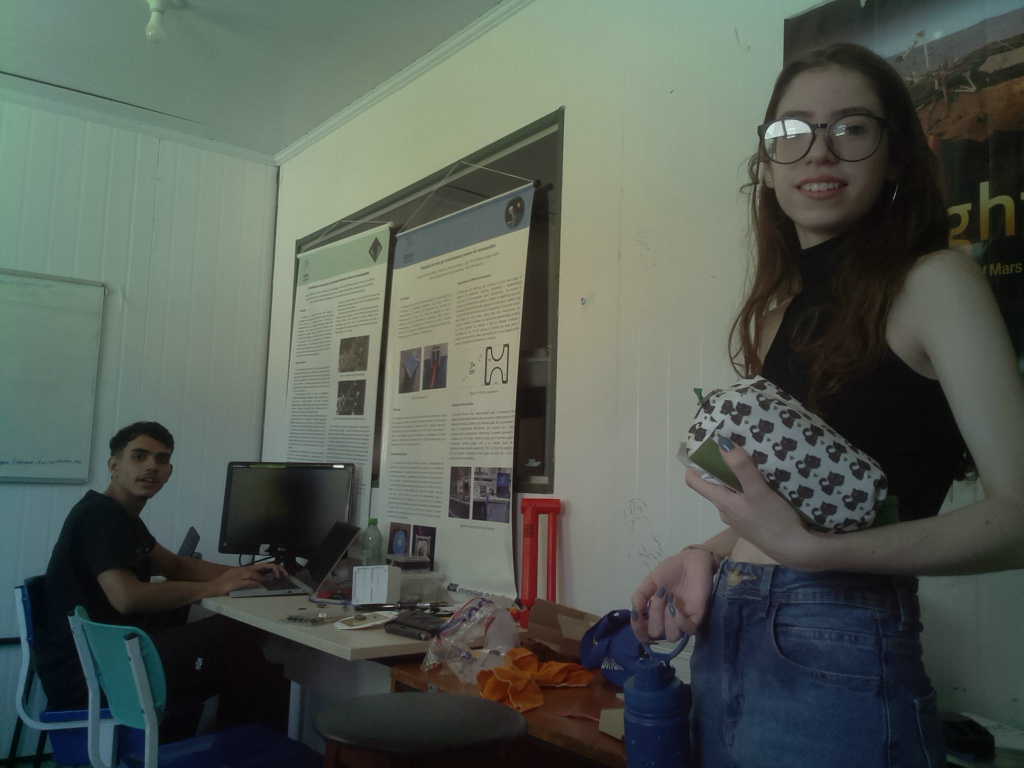
//> input picture traineesensoriamento/images/1024x768.jpg, 1024 x 768 px, given in place of the camera
$ ./main   (built with g++ and OpenCV 4)
//> lines starting //> are read from the running program, lines starting //| are printed output that depends on the picture; after the words box and inside, x2 and y2 are one past the last pixel; in counts of white or black regions, pixels touching at a corner belong together
#include <opencv2/opencv.hpp>
#include <cstdio>
#include <vector>
#include <sys/stat.h> // lib para verificar se a foto existe ou criar um novo (linux)
#include <unistd.h> // lib para apagar a foto após o tratamento de dados (linux)

using namespace cv;
using namespace std;

int main() {
    // inicializa a cam
    VideoCapture cap(0); // 0, ID da câmera padrão

    // debug cam
    if (!cap.isOpened()) {
        printf("Erro ao abrir a câmera\n");
        return -1;
    }

    // tirar foto
    Mat frame;
    cap >> frame;
//> frame is the input picture: 768 rows x 1024 cols, CV_8UC3; mean B, G, R 83.4, 91.7, 83.9

    // debug foto
    if (frame.empty()) {
        printf("Erro ao capturar a imagem\n");
        return -1;
    }

    // armazena a img
    const char* imagePath = "captured_image.jpg";
    imwrite(imagePath, frame);

    // img para escala de cinza
    Mat gray;
    cvtColor(frame, gray, COLOR_BGR2GRAY);
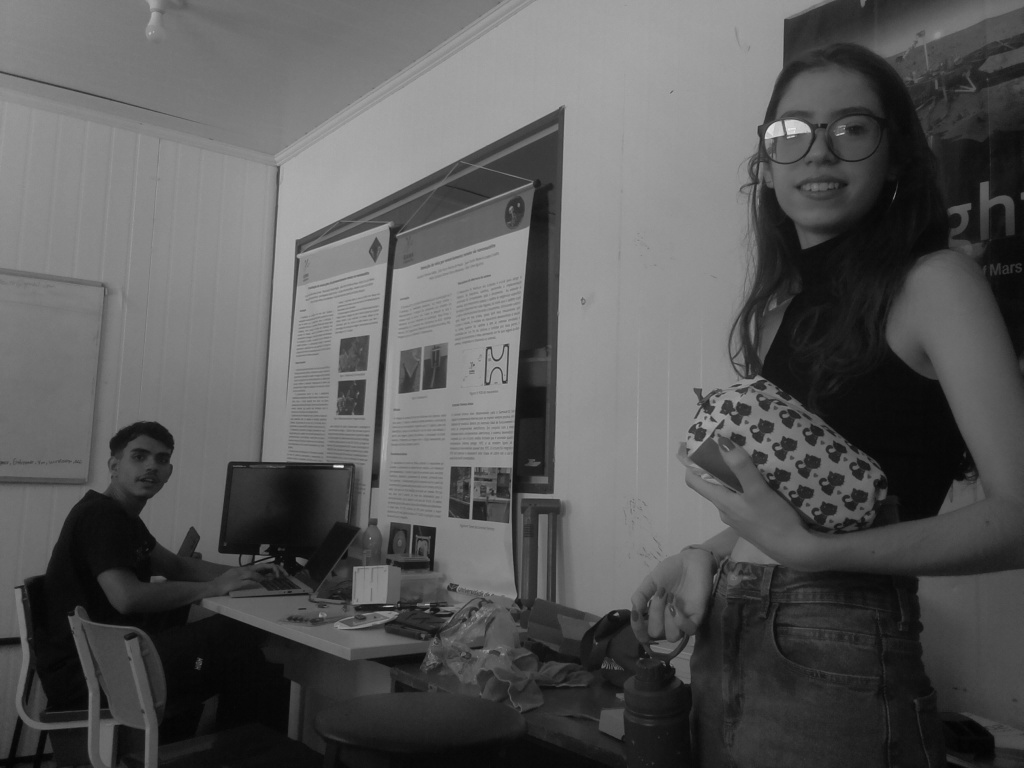
//> gray: 768 rows x 1024 cols, CV_8UC1; min 3, max 241, mean 88.4

    // Aplicar a operação de limiarização (binarização)
    Mat binaria;
    threshold(gray, binaria, 128, 255, THRESH_BINARY);
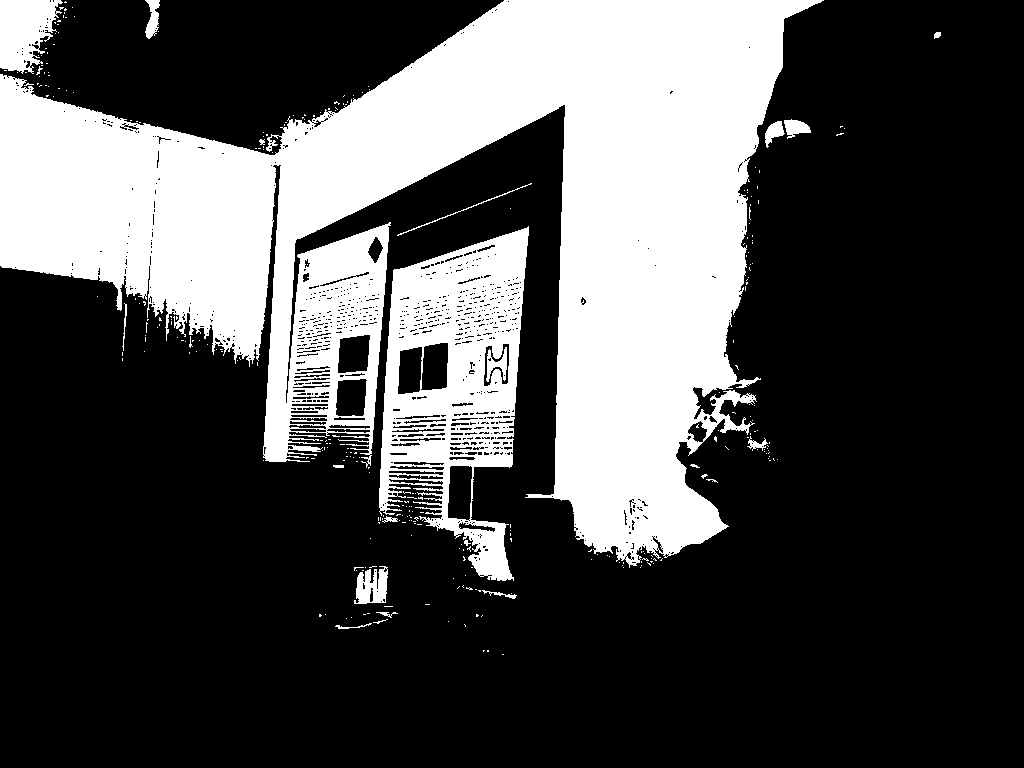
//> binaria: 768 rows x 1024 cols, CV_8UC1; 29.9% white; 306 white regions (284 under 20 px)

    // Encontrar os contornos
    vector<vector<Point>> contornos;
    findContours(binaria, contornos, RETR_EXTERNAL, CHAIN_APPROX_SIMPLE);
//> contornos = 303 contours, 288 with area under 20; largest, box (x1, y1, x2, y2) and area: (0, 0, 824, 568) 202714, (379, 226, 529, 581) 33786, (0, 0, 63, 74) 3126, (354, 566, 388, 604) 819, (145, 0, 160, 39) 306

    // Calcular a área total da imagem
    double areaTotal = binaria.total();
//> areaTotal = 786432

    // Calcular a área dos contornos
    double areaContornos = 0.0;
    for (size_t i = 0; i < contornos.size(); i++) {
        areaContornos += contourArea(contornos[i]);
    }
//> this loop made 303 passes
//> areaContornos on passes 5 to 7: 27.5, 27.5, 32.5
//> after the loop, areaContornos = 241792

    // Calcular a porcentagem de área urbana
    double porcentagemAreaUrbana = (areaContornos / areaTotal) * 100.0;
//> porcentagemAreaUrbana = 30.75

    // Exibir a porcentagem de área urbana no terminal
    printf("A área urbana na imagem é: %.2f%%\n", porcentagemAreaUrbana);
//| A área urbana na imagem é: 30.75%

    // Guardar os dados (por exemplo, em um arquivo de texto)
    FILE *file = fopen("area_urbana.txt", "a");
    if (file != NULL) {
        fprintf(file, "A área urbana na imagem é: %.2f%%\n", porcentagemAreaUrbana);
        fclose(file);
    } else {
        printf("Erro ao abrir o arquivo para escrita\n");
    }

    // Apagar a imagem
    if (remove(imagePath) != 0) {
        printf("Erro ao apagar a imagem\n");
    } else {
        printf("Imagem apagada com sucesso\n");
    }

    // Mostrar a imagem processada
    imshow("Img Processada", binaria);

    waitKey(0); // Esperar até que uma tecla seja pressionada

    destroyAllWindows(); // Fechar todas as janelas criadas com o imshow

    return 0;
}

$ run again, on traineesensoriamento/images/1280x1024.jpg
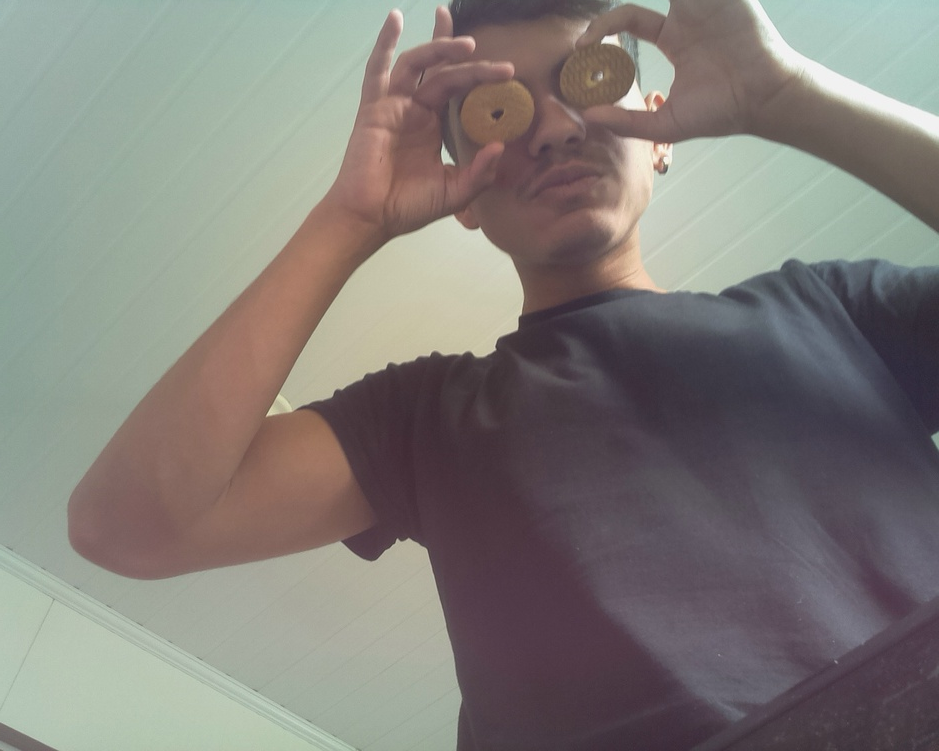
//> input picture traineesensoriamento/images/1280x1024.jpg, 939 x 751 px, shrunk from 1280 x 1024 before the run, given in place of the camera
//> frame is the input picture: 751 rows x 939 cols, CV_8UC3; mean B, G, R 121.4, 125.8, 129.7
//> `cvtColor(frame, gray, COLOR_BGR2GRAY);`:
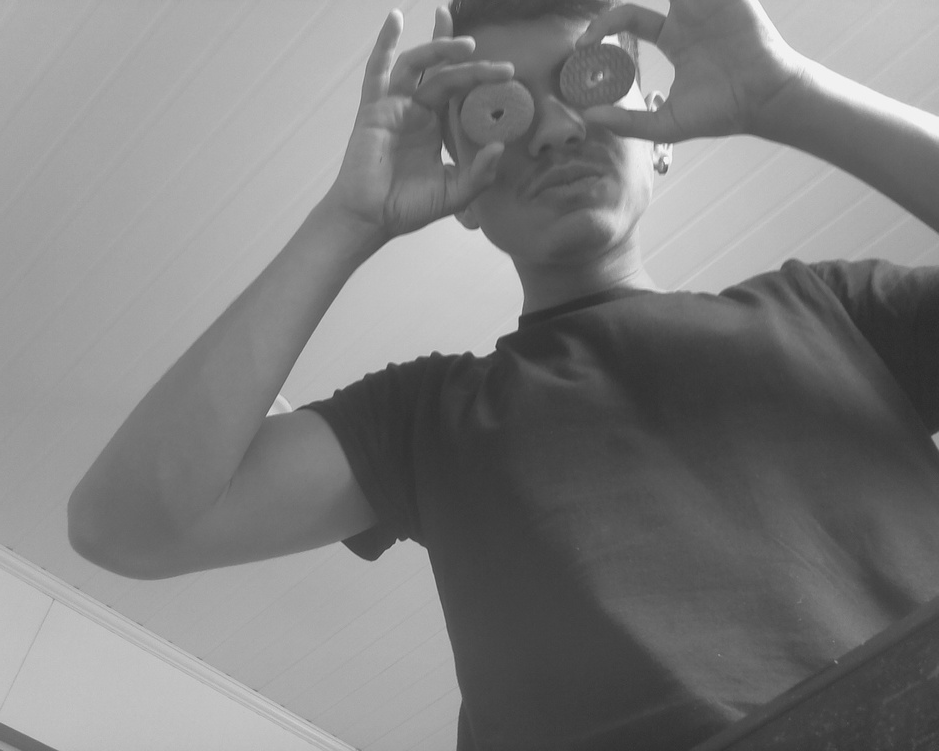
//> gray: 751 rows x 939 cols, CV_8UC1; min 41, max 250, mean 126.5
//> `threshold(gray, binaria, 128, 255, THRESH_BINARY);`:
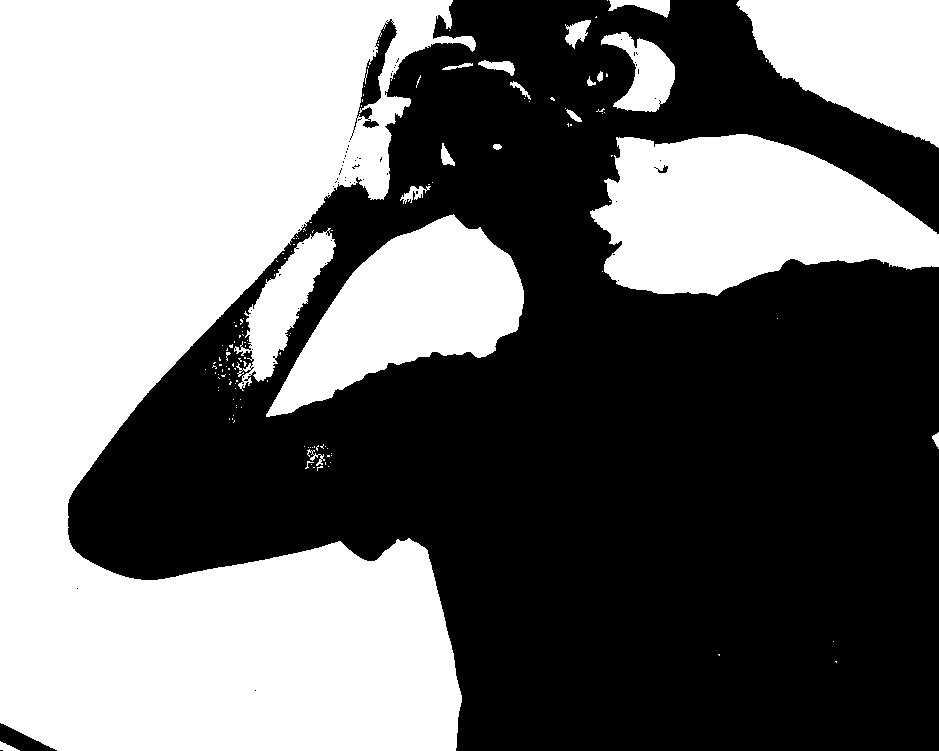
//> binaria: 751 rows x 939 cols, CV_8UC1; 45.5% white; 144 white regions (123 under 20 px)
//> contornos = 135 contours, 115 with area under 20; largest, box (x1, y1, x2, y2) and area: (0, 0, 476, 751) 225894, (590, 134, 939, 296) 37738, (266, 214, 524, 417) 25116, (736, 0, 939, 148) 19423, (234, 228, 336, 391) 5584
//> the loop `for (size_t i = 0; i < contornos.size(); i++)` made 135 passes
//> areaContornos on passes 1 to 8: 80, 80.5, 81, 81, 81, 81, 84, 84
//> after the loop `for (size_t i = 0; i < contornos.size(); i++)`: areaContornos = 318666.5
//> porcentagemAreaUrbana = 45.19
//| A área urbana na imagem é: 45.19%

$ run again, on traineesensoriamento/images/1920x1080.jpg
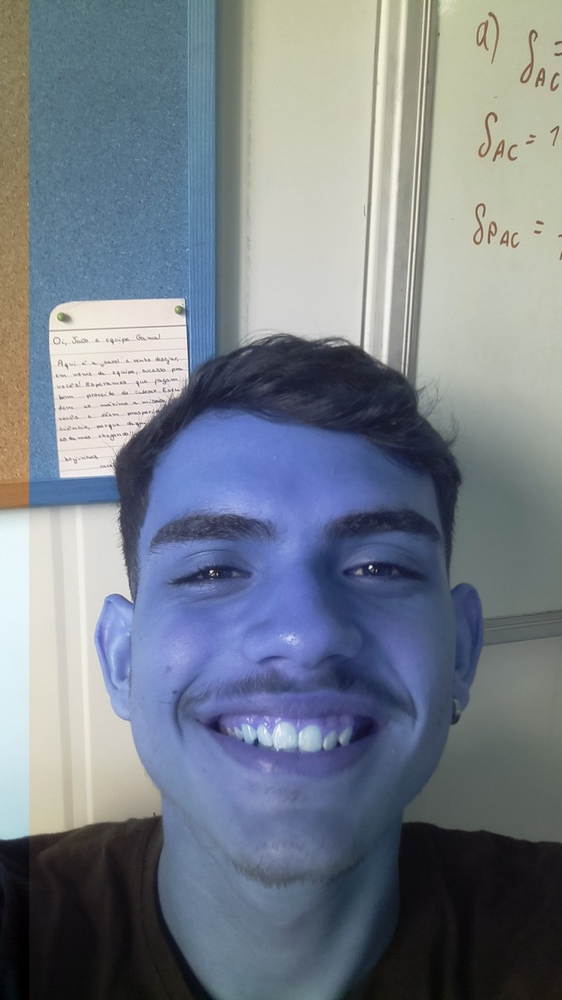
//> input picture traineesensoriamento/images/1920x1080.jpg, 562 x 1000 px, shrunk from 1080 x 1920 before the run, given in place of the camera
//> frame is the input picture: 1000 rows x 562 cols, CV_8UC3; mean B, G, R 137.2, 126.8, 118.8
//> `cvtColor(frame, gray, COLOR_BGR2GRAY);`:
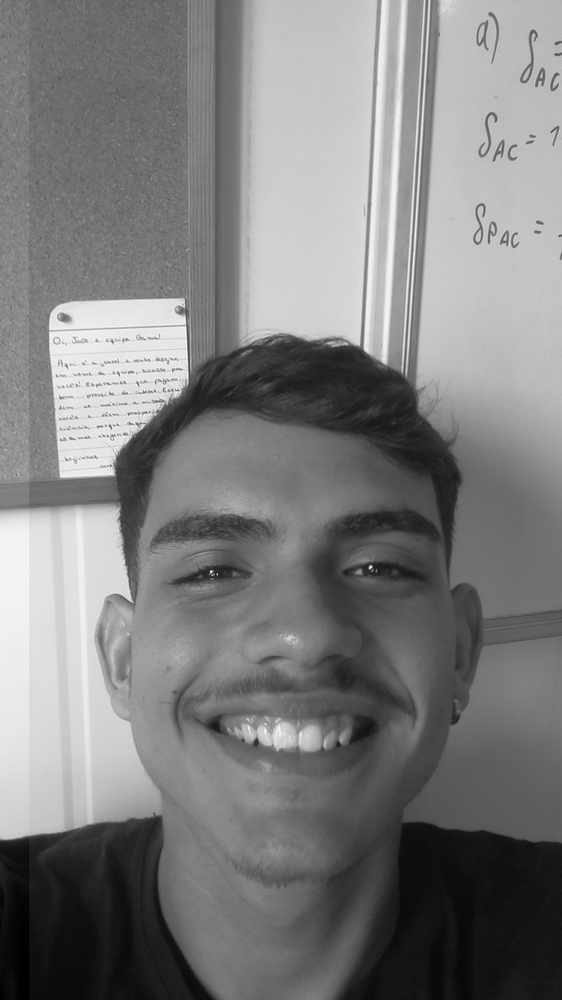
//> gray: 1000 rows x 562 cols, CV_8UC1; min 0, max 251, mean 125.6
//> `threshold(gray, binaria, 128, 255, THRESH_BINARY);`:
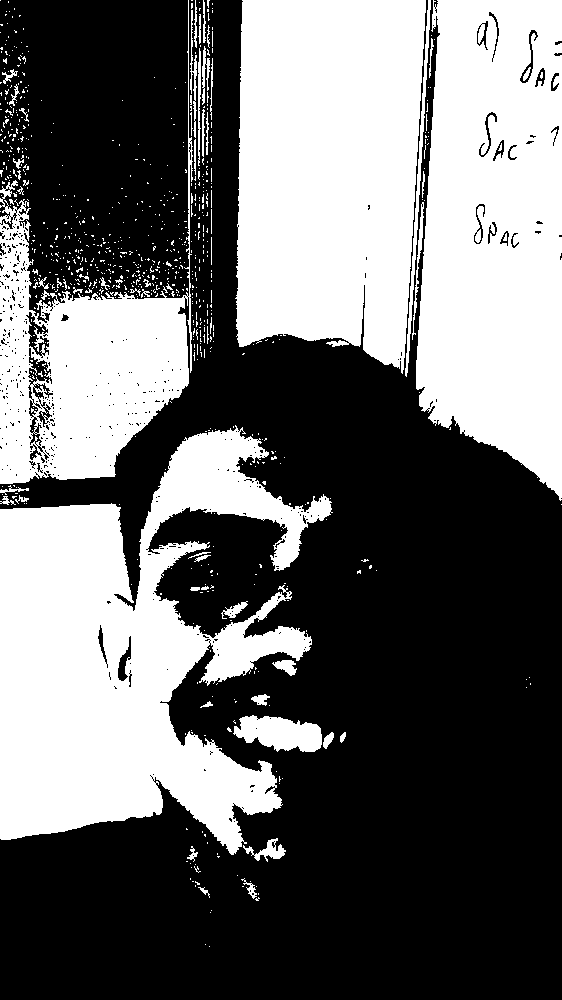
//> binaria: 1000 rows x 562 cols, CV_8UC1; 42% white; 825 white regions (764 under 20 px)
//> contornos = 802 contours, 764 with area under 20; largest, box (x1, y1, x2, y2) and area: (0, 425, 333, 855) 73465, (235, 0, 426, 374) 60524, (416, 0, 562, 501) 60266, (0, 0, 193, 484) 31772, (233, 715, 322, 752) 2161
//> the loop `for (size_t i = 0; i < contornos.size(); i++)` made 802 passes
//> areaContornos on passes 7 to 9: 24, 24, 24
//> after the loop `for (size_t i = 0; i < contornos.size(); i++)`: areaContornos = 231906.5
//> porcentagemAreaUrbana = 41.26
//| A área urbana na imagem é: 41.26%

$ run again, on traineesensoriamento/images/1280x720fav.jpg
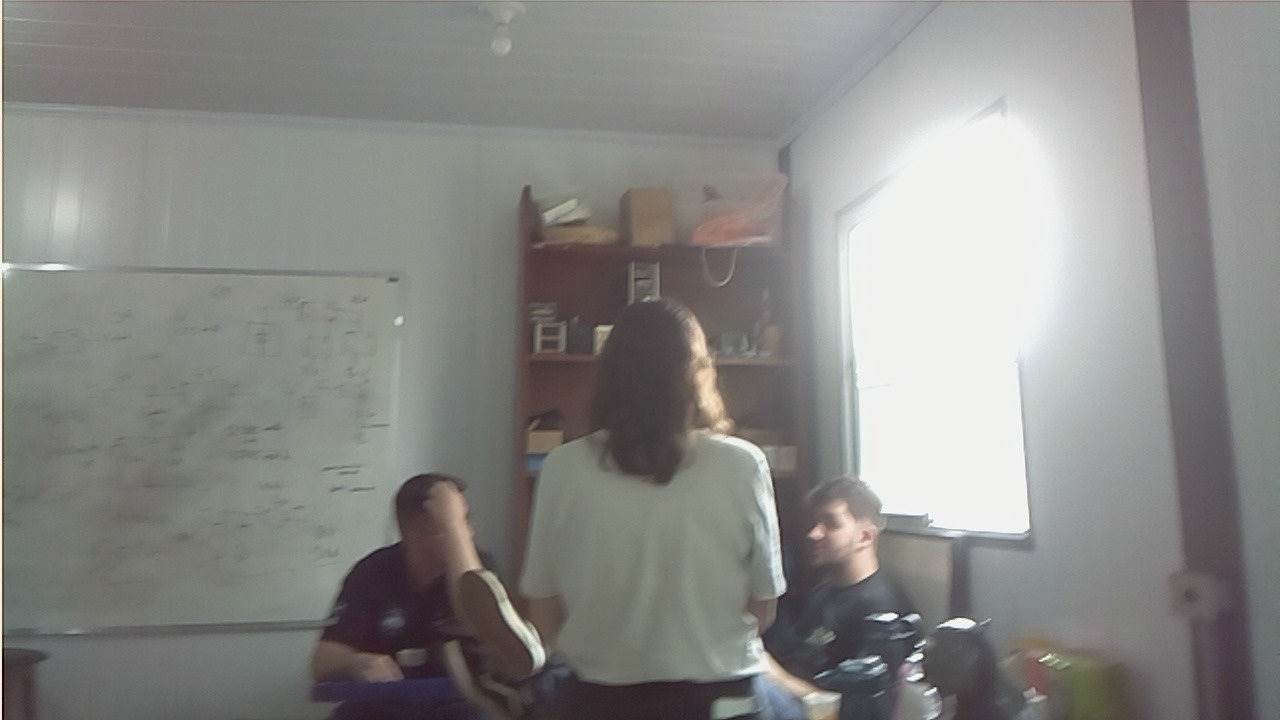
//> input picture traineesensoriamento/images/1280x720fav.jpg, 1280 x 720 px, given in place of the camera
//> frame is the input picture: 720 rows x 1280 cols, CV_8UC3; mean B, G, R 134.3, 137.1, 137.1
//> `threshold(gray, binaria, 128, 255, THRESH_BINARY);`:
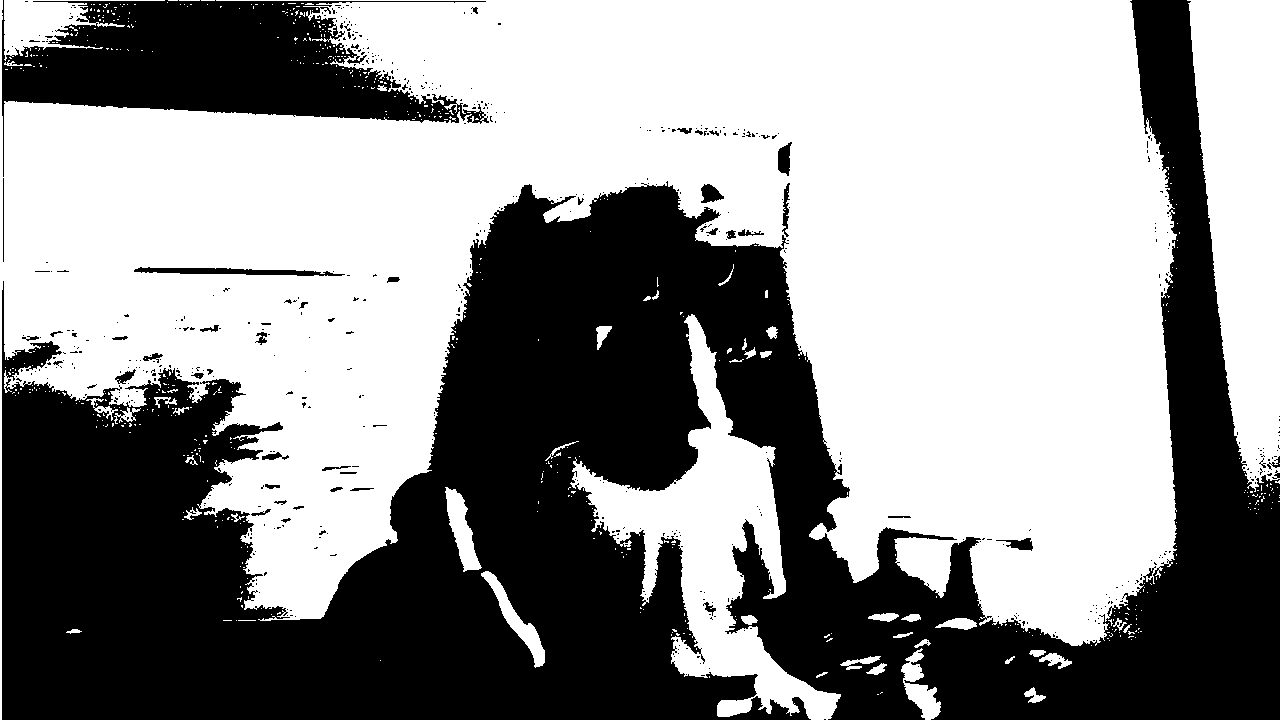
//> binaria: 720 rows x 1280 cols, CV_8UC1; 57% white; 562 black regions (518 under 20 px)
//> contornos = 604 contours, 568 with area under 20; largest, box (x1, y1, x2, y2) and area: (0, 0, 1177, 720) 451765, (1187, 0, 1280, 492) 31800, (570, 314, 841, 720) 28940, (4, 0, 165, 61) 3209, (445, 487, 482, 572) 1298
//> the loop `for (size_t i = 0; i < contornos.size(); i++)` made 604 passes
//> areaContornos on passes 3 to 5: 131, 131, 146.5
//> after the loop `for (size_t i = 0; i < contornos.size(); i++)`: areaContornos = 522059.5
//> porcentagemAreaUrbana = 56.65
//| A área urbana na imagem é: 56.65%
